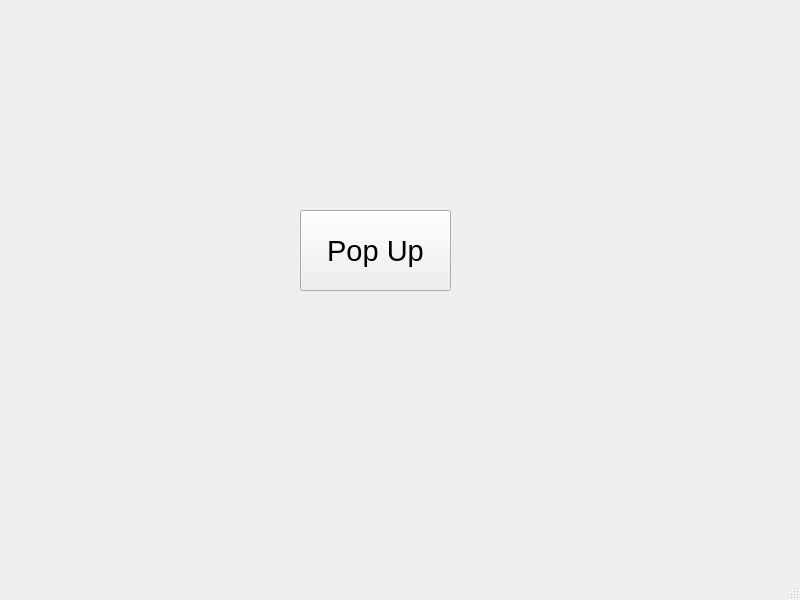
<?xml version="1.0" encoding="UTF-8"?>
<ui version="4.0">
 <class>MainWindow</class>
 <widget class="QMainWindow" name="MainWindow">
  <property name="geometry">
   <rect>
    <x>0</x>
    <y>0</y>
    <width>800</width>
    <height>600</height>
   </rect>
  </property>
  <property name="windowTitle">
   <string>MainWindow</string>
  </property>
  <widget class="QWidget" name="centralwidget">
   <widget class="QPushButton" name="Button">
    <property name="geometry">
     <rect>
      <x>300</x>
      <y>210</y>
      <width>151</width>
      <height>81</height>
     </rect>
    </property>
    <property name="font">
     <font>
      <pointsize>22</pointsize>
     </font>
    </property>
    <property name="cursor">
     <cursorShape>ArrowCursor</cursorShape>
    </property>
    <property name="text">
     <string>Pop Up</string>
    </property>
   </widget>
  </widget>
  <widget class="QMenuBar" name="menubar">
   <property name="geometry">
    <rect>
     <x>0</x>
     <y>0</y>
     <width>800</width>
     <height>26</height>
    </rect>
   </property>
  </widget>
  <widget class="QStatusBar" name="statusbar"/>
 </widget>
 <resources/>
 <connections/>
</ui>
